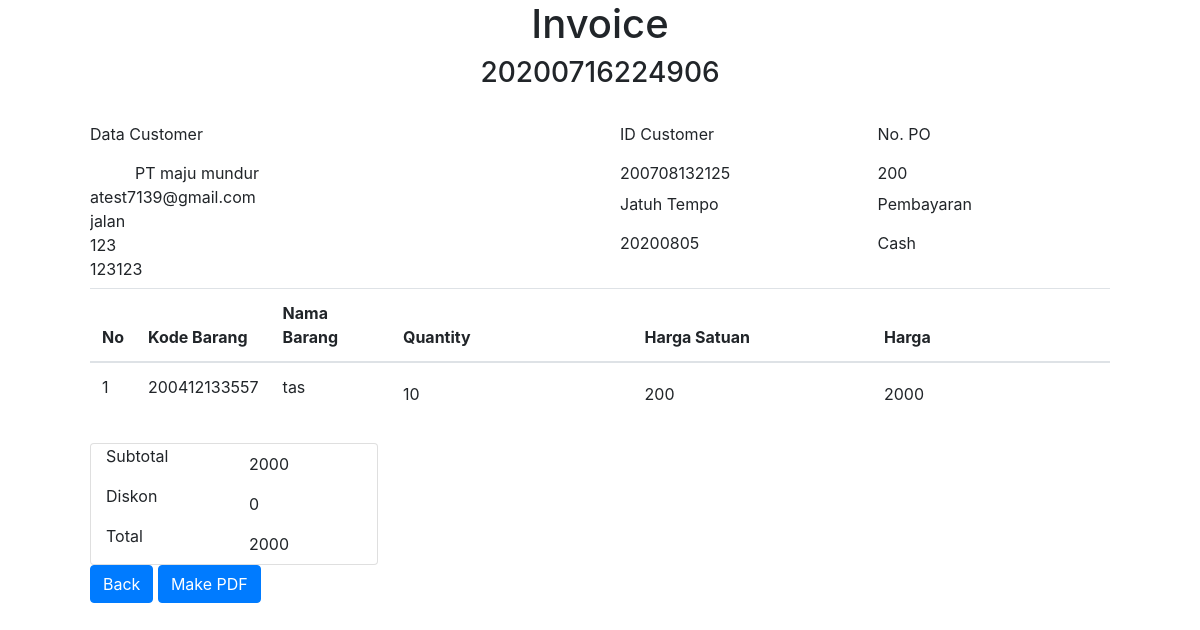
Before: /transaksidetail.php?idtransaksi=20200716224906 with the older database file.
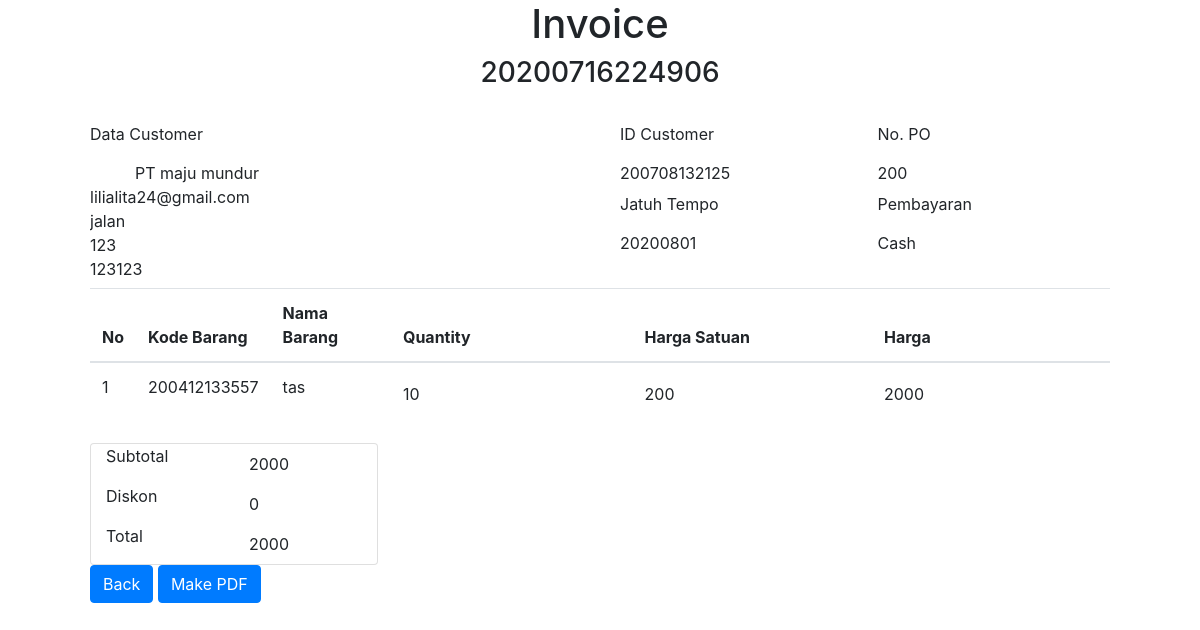
After: the same page with the newer database file.
### tables this page shows
CREATE TABLE `customer` (
  `idcustomer` varchar(12) NOT NULL,
  `nama` varchar(40) NOT NULL,
  `email` varchar(40) NOT NULL,
  `alamat` varchar(50) NOT NULL,
  `telepon` varchar(15) NOT NULL,
  `npwp` varchar(30) DEFAULT NULL
);

CREATE TABLE `transaksi` (
  `idtransaksi` varchar(14) NOT NULL,
  `idcustomer` varchar(12) NOT NULL,
  `jatuhtempo` varchar(14) NOT NULL,
  `nopo` varchar(12) NOT NULL,
  `pembayaran` varchar(6) NOT NULL,
  `produk` text NOT NULL,
  `subtotal` int(11) NOT NULL,
  `diskon` int(11) NOT NULL,
  `status` int(1) NOT NULL
);

### transaksidetail.php (the view, shortened to what the changed rows need)
<!doctype html>
<html lang="en">
  <head>
    <link rel="stylesheet" href="css/bootstrap.min.css">
  </head>
  <body>
	<div class="container" style="padding-left:5%; padding-right:5%;">
	<center><h1>Invoice</h1></center>
    <?php
        require('config.php');
        if( isset($_GET["idtransaksi"]) ){
            $idtransaksi = $_GET["idtransaksi"];
            $con = new mysqli($host, $dbid, $dbpass, $dbname);
            $stmt = $con->prepare( "SELECT * FROM transaksi Where idtransaksi = ? " );
            $stmt->bind_param("s", $idtransaksi ); $stmt->execute();
            $result = $stmt->get_result();
            while($row = mysqli_fetch_assoc($result)) {
                $idcustomer = strval($row["idcustomer"]);
                $jatuhtempo = $row["jatuhtempo"];
                $nopo = $row["nopo"];
                $pembayaran = $row["pembayaran"];
                $produk = json_decode( $row["produk"] );
                $subtotal = $row["subtotal"];
                $diskon = $row["diskon"];
            }
        }else{
            echo "<script language='javascript'>alert('ID tidak ditemukan');window.location.href = 'index.php';</script>";
        }
    ?>
    <div class="form-row">
        <div class="col-6">
        <label for="exampleInputText">Data Customer</label>
          <textarea id="nama" class="form-control-plaintext" rows="5" cols="40" readonly style="resize:none;">
          <?php
          $stmt = $con->prepare( "SELECT * FROM customer Where idcustomer = ? " );
          $stmt->bind_param("s", $idcustomer );$stmt->execute();
          $result = $stmt->get_result();
          while($row = mysqli_fetch_assoc($result)) {
              echo $row["nama"]."\n";
              echo $row["email"]."\n";
              echo $row["alamat"]."\n";
              echo $row["telepon"]."\n";
              echo $row["npwp"];
          }
          ?>
          </textarea>
        </div>
        <div class="col-3">
          <div class="col">
            <label for="exampleInputText">ID Customer</label>
            <input type="number" name="jatuhtempo" id="jatuhtempo" class="form-control-plaintext" readonly value="<?php echo $idcustomer ?>"  >
          </div>
          <div class="col">
            <label for="exampleInputText">Jatuh Tempo</label>
            <input type="number" name="jatuhtempo" id="jatuhtempo" class="form-control-plaintext" readonly value="<?php echo $jatuhtempo ?>"  >
          </div>
        </div>
        <div class="col">
          <div class="col">
            <label for="exampleInputText">No. PO</label>
            <input type="text" name="nopo" id="nopo" class="form-control-plaintext" readonly value="<?php echo $nopo ?>"  >
          </div>
          <div class="col">
            <label for="exampleInputText">Pembayaran</label>
            <input type="text" name="nopo" id="nopo" class="form-control-plaintext" readonly value="<?php echo $pembayaran ?>"  >
          </div>
        </div>
    </div>
  <div class="form-group">
    <table class="table" id="tabel">
        <thead>
            <tr>
                <th scope="col">No</th>
                <th scope="col">Kode Barang</th>
                <th scope="col">Nama Barang</th>
                <th scope="col">Quantity</th>
                <th scope="col">Harga Satuan</th>
                <th scope="col">Harga</th>
            </tr>
        </thead>
        <tbody>
        <?php
        for($i=0;$i<sizeof($produk[0]);$i++){
            $j=$i+1;
            echo '
            <tr>
                <td> <p class="no" id= "no1" >'. $j .'</p> </td>
                <td>
                    '.$produk[0][$i].'
                </td>
                <td>
                    '.$produk[1][$i].'
                </td>
                <td><input type="text" class="form-control-plaintext" id= "qty1" name="qty[]" value="'.$produk[2][$i].'" readonly ></td>
                <td><input type="text" class="form-control-plaintext" id= "hargasatuan1" name="hargasatuan[]"  value="'.$produk[3][$i].'" readonly ></td>
                <td><input type="text" class="form-control-plaintext" id= "hargatotal1" name="harga[]"  value="'.$produk[4][$i].'" readonly ></td>
            </tr>
            ';
        }
        ?>
        </tbody>
    </table>
  </div>
  <div class="card justify-content-end" style="width: 18rem;">
    <div class="form-inline">
        <div class="col">
            <input type="text" class="form-control-plaintext" id="subtotal" name="subtotal" value="<?php echo $subtotal ?>" readonly>
        </div>
    </div>
    <div class="form-inline">
        <div class="col">
            <input type="number" class="form-control-plaintext" id="diskon" name="diskon" value="<?php echo $diskon ?>" readonly>
        </div>
    </div>
    <div class="form-inline">
        <div class="col">
            <input type="text" class="form-control-plaintext inputan" id="total" name="total" value="<?php echo $subtotal-$diskon ?>" readonly>
        </div>
    </div>
  </div>
</div>
  </body>
</html>

Changed rows visible on the page:
changed customer: nama+email+alamat "PT maju mundur atest7139@gmail.com jalan 123 123123" → "PT maju mundur lilialita24@gmail.com jalan 123 123123"
changed transaksi "tas": jatuhtempo "20200805" → "20200801"
